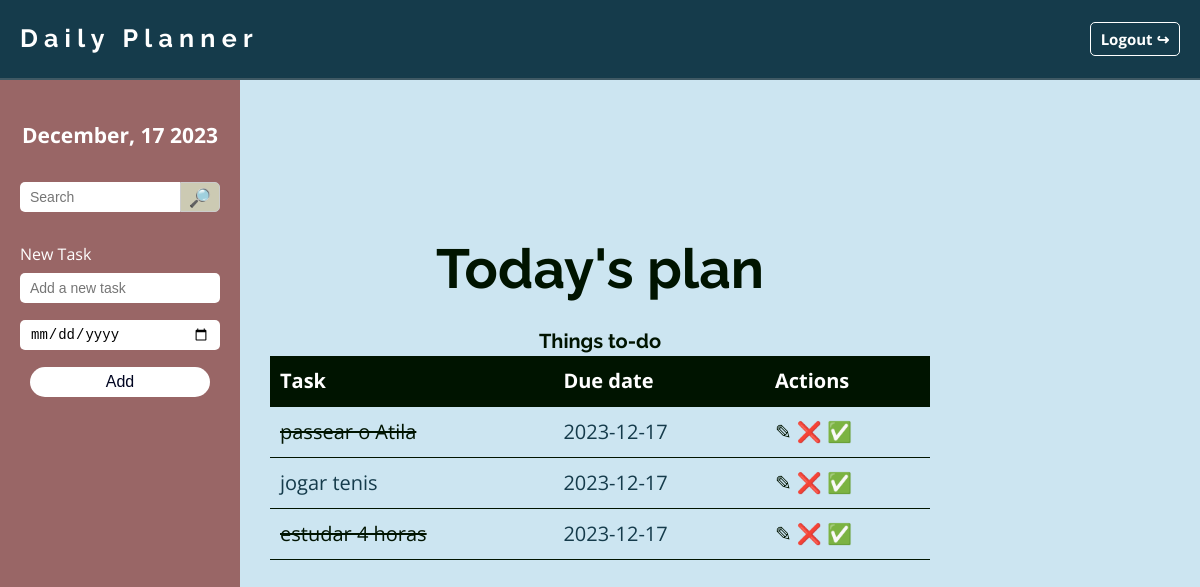
Page / (signed in) on the earlier database version.
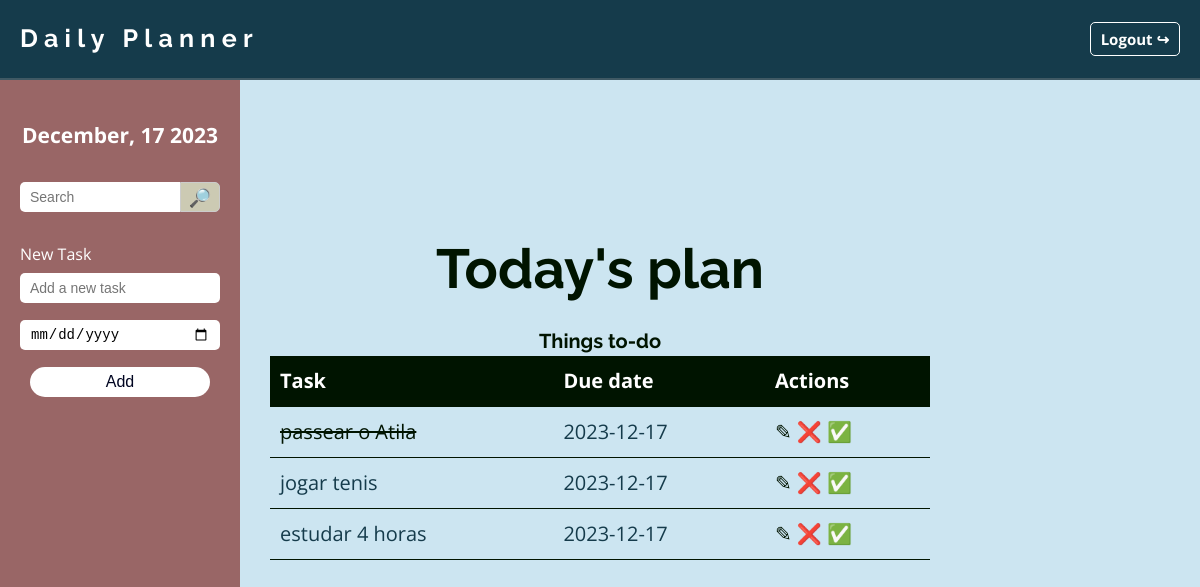
Same page on the later database version.
### website/models.py (models this page shows)
class Todo(db.Model):
    id = db.Column(db.Integer, primary_key=True)
    content = db.Column(db.String(2000), nullable=False)
    completed = db.Column(db.Integer, default=0)
    due_date = db.Column(db.DateTime(timezone=True),  nullable=True)
    date_created = db.Column(db.DateTime(timezone=True), default=func.now())
    date_updated = db.Column(db.DateTime(timezone=True),  nullable=True)
    user_id = db.Column(db.Integer, db.ForeignKey('user.id'))

### website/views.py (the view, shortened to what this page needs)
@views.route('/', methods=['GET', 'POST'])
@login_required
def home():
    today = date.today()
    tasks = Todo.query.filter(db.func.date(Todo.due_date) == today).order_by(Todo.due_date).all()
    current_date = datetime.now()
    formatted_date = current_date.strftime("%B, %d %Y")
    return render_template("index.html", user=current_user, formatted_date=formatted_date, tasks=tasks)

### website/__init__.py (called while the page is built)
def create_app():
    app = Flask(__name__)
    app.config.from_pyfile('config.py')
    app.config['SQLALCHEMY_DATABASE_URI'] = f'sqlite:///{DB_NAME}'
    db.init_app(app)
    from .views import views
    from .auth import auth
    app.register_blueprint(views, url_prefix='/')
    app.register_blueprint(auth, url_prefix='/')
    from .models import User, Todo
    create_database(app)
    login_manager = LoginManager()
    login_manager.login_view = 'auth.login'
    login_manager.init_app(app)
    @login_manager.user_loader
    def load_user(id):
        return User.query.get(int(id))
    return app

### website/templates/index.html
{% extends "main_layout.html" %}
{% block content %}
<aside class="sidebar">
    <header class="sidebar-header">
        <h6>{{ formatted_date }}</h6>
    </header>
    <form method="POST" class="search-form">
        <input type="search" name="search_query" placeholder="Search">
        <button type="submit" class="search-icon" >
                <p>🔎︎</p>
        </button>
    </form>
    <form class="new-task-form" method=POST>
        <label for="">New Task</label>
        <div>
            <input class="task-input" type="text" name="input_content" id="input_content", placeholder="Add a new task">
        </div>
        <div>
            <input class="task-input" type="date" id="input_due_date" name="input_due_date">
        </div>
        <div>
                <button class="btn-add" type="submit">Add</button>
        </div>
    </form>
</aside>
<div class="main-content task-content">
    <div class="task-table">
        <h2 class="solution-heading">Today's plan</h2>
        {% if tasks|length < 1 %}
        <span class="text-no-tasks"> There are no tasks!</span>
        {% else %}
        <table id="tasks-for-today">
            <caption>Things to-do</caption>
            <thead>
                <tr>
                <th>Task</th>
                <th>Due date</th>
                <th>Actions</th>
                </tr>
            </thead>
            <tbody>
            {% for task in tasks %}
                <tr>
                    {% if task.completed == 1 %}
                    <td class="line-done">{{ task.content }}</td>
                    <td> {{ task.due_date.date() }} </td>
                    <td class="actions">
                        <a href="/update/{{task.id}}">✎</a>
                        <a href="/delete/{{task.id}}">❌</a>
                        <a href="/complete/{{task.id}}">✅</a>
                    </td>
                    {% else %}
                    <td>{{ task.content }}</td>
                    <td> {{ task.due_date.date() }} </td>
                    <td class="actions">
                        <a href="/update/{{task.id}}">✎</a>
                        <a href="/delete/{{task.id}}">❌</a>
                        <a href="/complete/{{task.id}}">✅</a>
                    </td>
                    {% endif %}
                </tr>
            </tbody>
        {% endfor %}
        </table>
        {% endif %}
    </div>
</div>
{% endblock %}

Differences in the rows shown:
changed Todo "estudar 4 horas": completed 1 → 0 (drawn)
